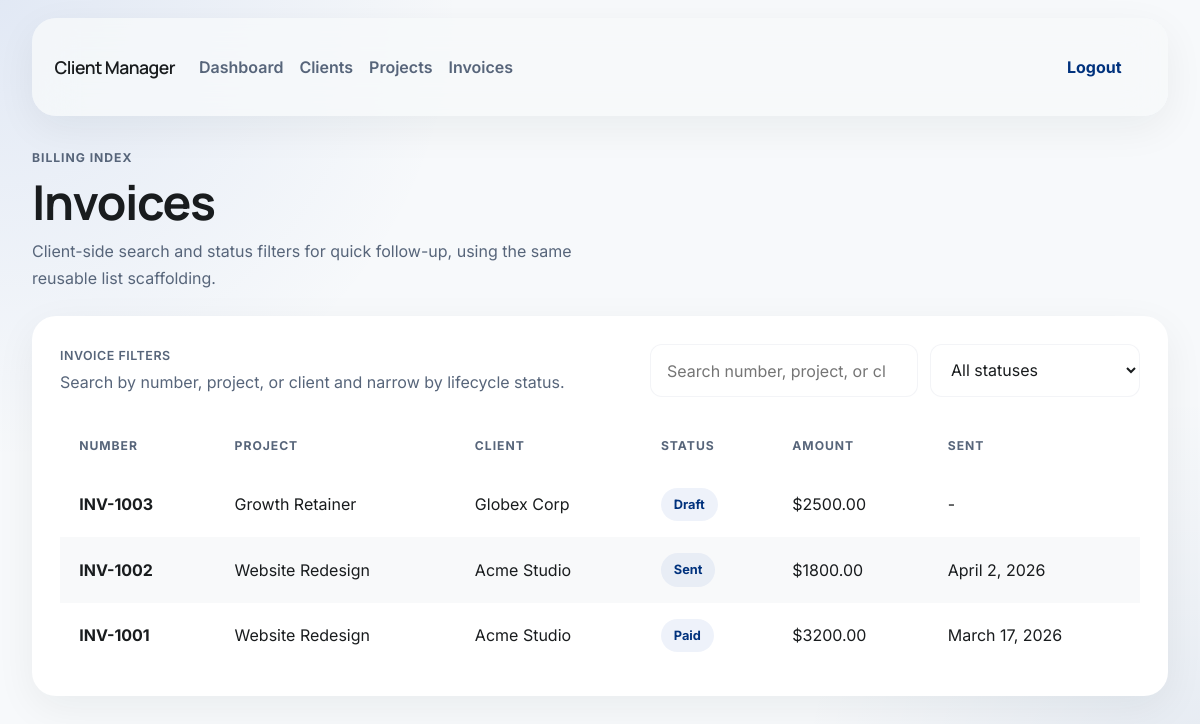
Page /invoices/ (signed in) on the committed database.
### core/models.py (models this page shows, shortened)
class Invoice(models.Model):
    class Status(models.TextChoices):
        DRAFT = "draft", "Draft"
        SENT = "sent", "Sent"
        PAID = "paid", "Paid"
        OVERDUE = "overdue", "Overdue"
    project = models.ForeignKey(Project, on_delete=models.CASCADE, related_name="invoices")
    number = models.CharField(max_length=50, unique=True)
    amount = models.DecimalField(max_digits=10, decimal_places=2)
    status = models.CharField(max_length=20, choices=Status.choices, default=Status.DRAFT)
    pdf_file = models.FileField(upload_to="invoices/pdfs/", blank=True)
    sent_date = models.DateField(null=True, blank=True)
    created_at = models.DateTimeField(auto_now_add=True)
    class Meta:
        ordering = ["-created_at"]

class Project(models.Model):
    class Status(models.TextChoices):
        PLANNING = "planning", "Planning"
        ACTIVE = "active", "Active"
        ON_HOLD = "on_hold", "On hold"
        COMPLETED = "completed", "Completed"
    client = models.ForeignKey(Client, on_delete=models.CASCADE, related_name="projects")
    title = models.CharField(max_length=255)
    status = models.CharField(max_length=20, choices=Status.choices, default=Status.PLANNING)
    deadline = models.DateField()
    budget = models.DecimalField(max_digits=10, decimal_places=2, default=Decimal("0.00"))
    created_at = models.DateTimeField(auto_now_add=True)
    class Meta:
        ordering = ["deadline", "title"]

class Client(models.Model):
    name = models.CharField(max_length=255)
    email = models.EmailField(unique=True)
    company = models.CharField(max_length=255)
    phone = models.CharField(max_length=50)
    created_at = models.DateTimeField(auto_now_add=True)
    class Meta:
        ordering = ["name"]

### core/views.py (the view)
# urls.py: path("invoices/", views.InvoiceListView.as_view(), name="invoice_list"),
class InvoiceListView(LoginRequiredMixin, ListView):
    model = Invoice
    template_name = "core/invoice_list.html"
    context_object_name = "invoices"
    queryset = Invoice.objects.select_related("project", "project__client")

### templates/core/invoice_list.html (shortened to what this page needs)
{% extends "base.html" %}
{% block content %}
<section class="page-header">
    <div class="page-heading">
        <span class="page-eyebrow">Billing Index</span>
        <h1 class="page-title">Invoices</h1>
        <p class="page-subtitle">Client-side search and status filters for quick follow-up, using the same reusable list scaffolding.</p>
    </div>
</section>
<section class="app-card">
    <div class="filters-row">
        <div>
            <p class="meta-label mb-1">Invoice Filters</p>
            <p class="muted-copy">Search by number, project, or client and narrow by lifecycle status.</p>
        </div>
        <div class="filter-controls">
            <input id="invoiceSearch" type="search" class="app-input" placeholder="Search number, project, or client">
            <select id="invoiceStatusFilter" class="app-select">
                <option value="">All statuses</option>
            </select>
        </div>
    </div>
    <div class="table-shell">
        <div class="table-responsive">
            <table class="app-table" id="invoiceTable">
                <thead>
                    <tr>
                        <th>Number</th>
                        <th>Project</th>
                        <th>Client</th>
                        <th>Status</th>
                        <th>Amount</th>
                        <th>Sent</th>
                    </tr>
                </thead>
                <tbody>
                    {% for invoice in invoices %}
                        <tr data-status="{{ invoice.status }}">
                            <td>
                                <a class="item-title" href="{% url 'invoice_detail' invoice.pk %}">{{ invoice.number }}</a>
                            </td>
                            <td>{{ invoice.project.title }}</td>
                            <td>{{ invoice.project.client.company }}</td>
                            <td><span class="status-badge">{{ invoice.get_status_display }}</span></td>
                            <td class="text-numeric">${{ invoice.amount }}</td>
                            <td class="text-numeric">{{ invoice.sent_date|default:"-" }}</td>
                        </tr>
                    {% empty %}
                        <tr>
                            <td colspan="6" class="text-center text-soft py-4">No invoices yet.</td>
                        </tr>
                    {% endfor %}
                </tbody>
            </table>
        </div>
    </div>
</section>
{% endblock %}

### static/css/styles.css (style rules this page uses)
:root { --primary: #00327d; --primary-container: #0047ab; --primary-fixed: #dae2ff; --surface: #f7f9fb; --surface-low: #f2f4f6; --surface-lowest: #ffffff; --surface-bright: #f7f9fb; --surface-tint: #2559bd; --on-surface: #191c1e; --on-secondary-container: #57657a; --outline: #737784; --outline-variant: rgba(195, 198, 213, 0.2); --tertiary: #651f00; --success-soft: #eaf6ef; --warning-soft: #fff4e8; --danger-soft: #fbeceb; --shadow-ambient: 0 12px 40px rgba(25, 28, 30, 0.06); --shadow-soft: 0 18px 50px rgba(25, 28, 30, 0.08); --glass-surface: rgba(247, 249, 251, 0.8); --safe-zone: 32px; --radius-xl: 1.5rem; --radius-lg: 1.125rem; --radius-md: 0.75rem; --radius-sm: 0.5rem; }
html, body { min-height: 100%; }
body { background: radial-gradient(circle at top left, rgba(37, 89, 189, 0.1), transparent 32%), radial-gradient(circle at bottom right, rgba(0, 50, 125, 0.08), transparent 28%), linear-gradient(180deg, var(--surface-bright) 0%, var(--surface) 100%); color: var(--on-surface); font-family: "Inter", sans-serif; }
h1, h2, h3, h4, h5, h6, .navbar-brand, .page-title, .hero-title { color: var(--on-surface); font-family: "Manrope", sans-serif; font-weight: 700; letter-spacing: -0.03em; }
.page-header { align-items: end; display: flex; justify-content: space-between; gap: 24px; margin-bottom: 24px; }
.page-heading { max-width: 720px; }
.page-eyebrow { color: var(--on-secondary-container); display: inline-block; font-family: "Inter", sans-serif; font-size: 0.76rem; font-weight: 700; letter-spacing: 0.08em; margin-bottom: 0.75rem; text-transform: uppercase; }
.page-title { font-size: clamp(2rem, 4vw, 3.4rem); line-height: 0.96; margin: 0 0 0.8rem; }
.page-subtitle { color: var(--on-secondary-container); font-size: 1rem; line-height: 1.7; margin: 0; max-width: 56ch; }
.stat-label, .meta-label, .detail-label { color: var(--on-secondary-container); font-size: 0.78rem; font-weight: 600; letter-spacing: 0.04em; margin-bottom: 0.55rem; text-transform: uppercase; }
.stat-note, .muted-copy, .meta-copy { color: var(--on-secondary-container); margin: 0; }
.app-card { background: var(--surface-lowest); border: 0; border-radius: var(--radius-xl); box-shadow: var(--shadow-ambient); padding: 1.75rem; }
.filters-row { align-items: center; display: flex; flex-wrap: wrap; gap: 0.9rem; justify-content: space-between; margin-bottom: 1.5rem; }
.filter-controls { display: flex; flex: 1 1 340px; flex-wrap: wrap; gap: 0.75rem; justify-content: flex-end; }
.app-input, .app-select, .app-auth-card input, .app-auth-card select, .app-auth-card textarea { background: var(--surface-lowest); border: 1px solid var(--outline-variant); border-radius: var(--radius-md); box-shadow: none; color: var(--on-surface); min-height: 50px; padding: 0.85rem 1rem; transition: border-color 0.2s ease, box-shadow 0.2s ease, background-color 0.2s ease; }
.app-select { min-width: 210px; }
.status-badge { align-items: center; background: rgba(37, 89, 189, 0.08); border-radius: 999px; color: var(--primary); display: inline-flex; font-size: 0.8rem; font-weight: 700; padding: 0.45rem 0.8rem; }
.table-shell { background: var(--surface-lowest); border-radius: var(--radius-lg); overflow: hidden; }
.app-table { margin: 0; width: 100%; }
.app-table thead th { border: 0; color: var(--on-secondary-container); font-size: 0.76rem; font-weight: 700; letter-spacing: 0.08em; padding: 1rem 1.2rem; text-transform: uppercase; }
.app-table tbody tr { transition: background-color 0.18s ease, transform 0.18s ease; }
.app-table tbody tr:nth-child(even) { background: rgba(242, 244, 246, 0.55); }
.app-table td { border: 0; color: var(--on-surface); padding: 1rem 1.2rem; vertical-align: middle; }
.item-title { color: var(--on-surface); display: block; font-weight: 700; text-decoration: none; }
.text-numeric { font-family: "Inter", sans-serif; }

### rows in the picture
Invoice: number "INV-1003", project "Growth Retainer", project.client.company "Globex Corp", status "Draft", amount "2500.00", sent_date "-"
Invoice: number "INV-1002", project "Website Redesign", project.client.company "Acme Studio", status "Sent", amount "1800.00", sent_date "April 2, 2026"
Invoice: number "INV-1001", project "Website Redesign", project.client.company "Acme Studio", status "Paid", amount "3200.00", sent_date "March 17, 2026"
